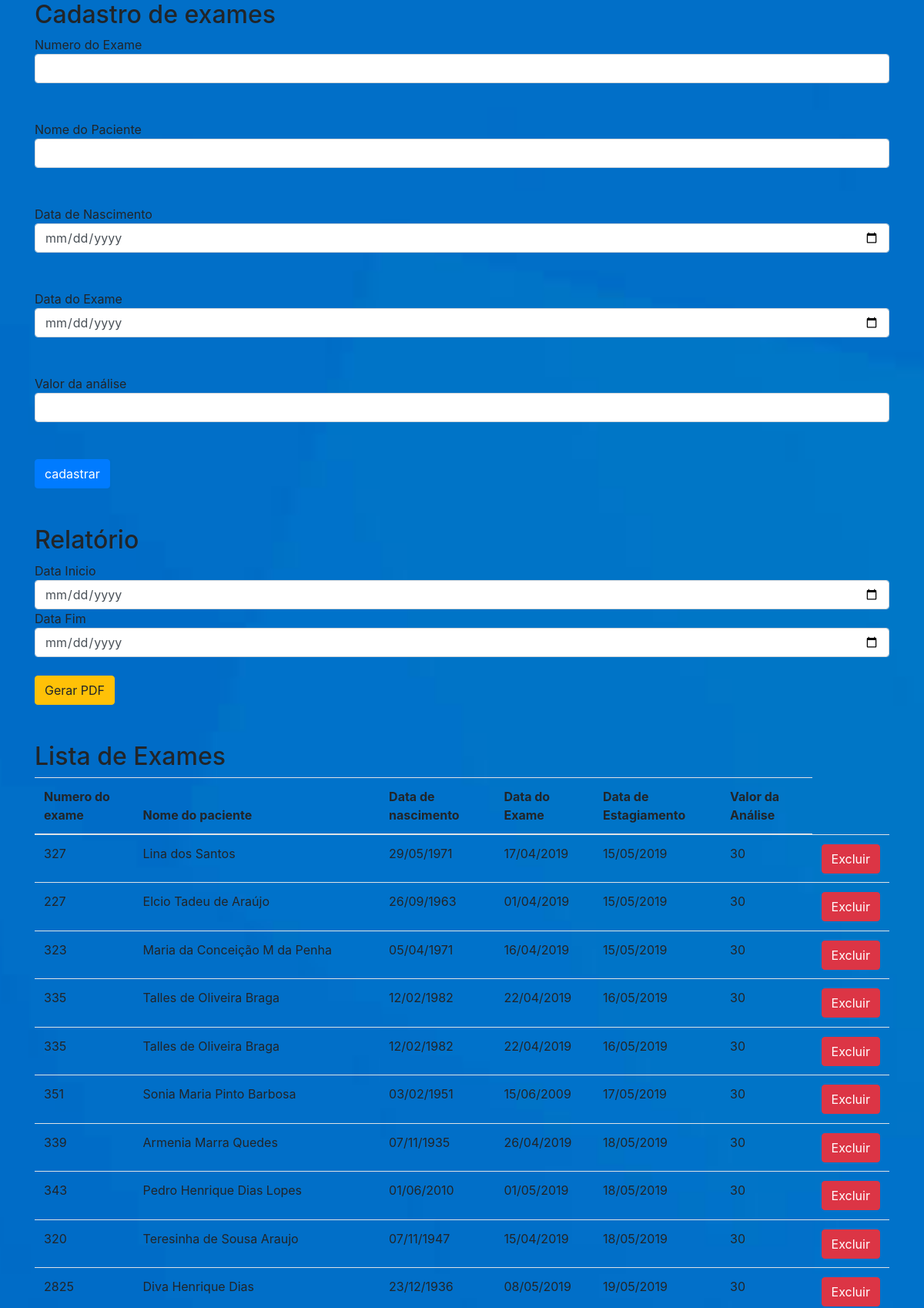
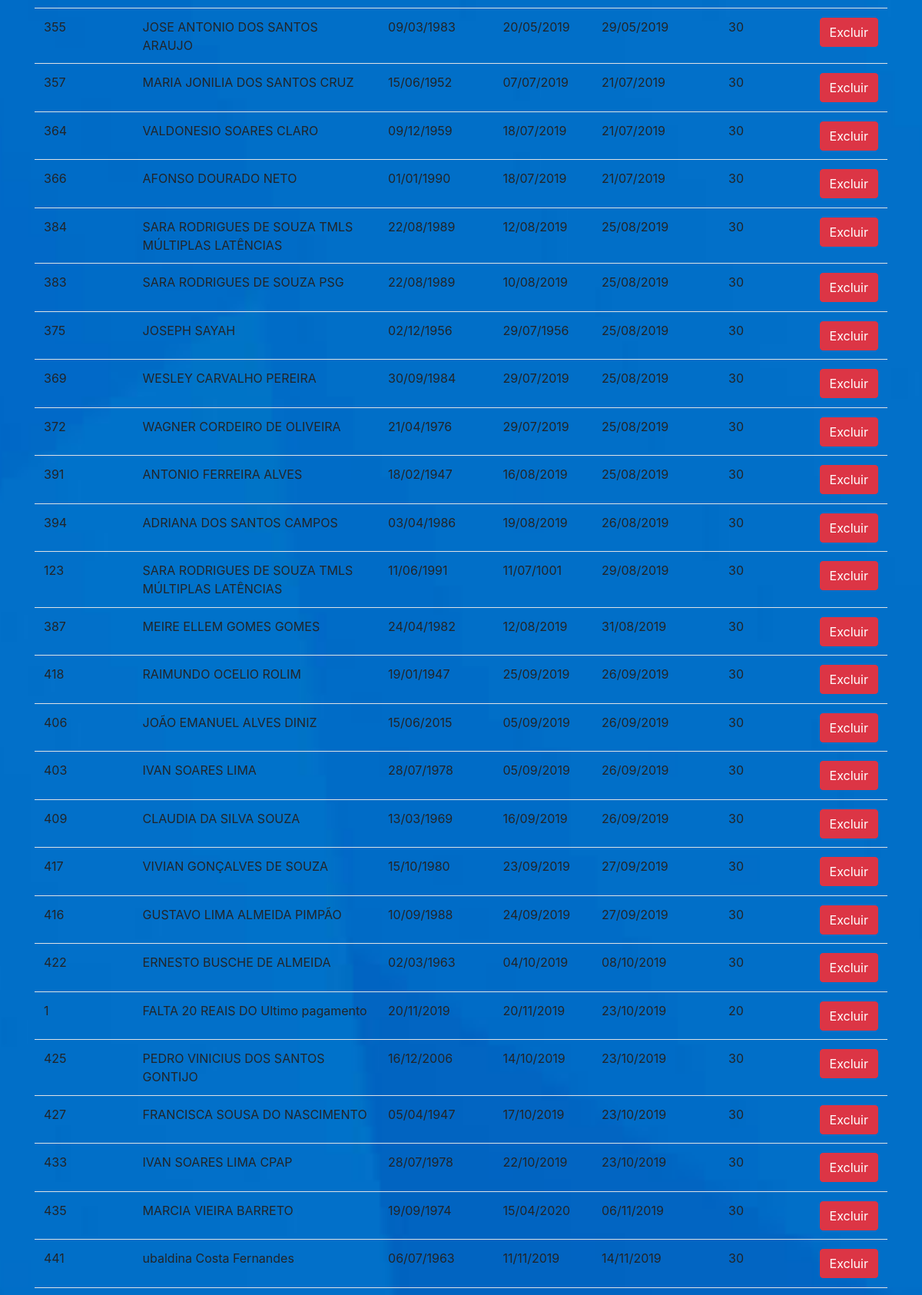
The page / (upper part) on the database its author committed (2 pictures, top to bottom).
### tables this page shows
CREATE TABLE `dados` (
  `id_dado` int(11) NOT NULL,
  `numero_exame` int(11) DEFAULT NULL,
  `nome_paciente` varchar(255) DEFAULT NULL,
  `data_nascimento` varchar(255) DEFAULT NULL,
  `data_exame` varchar(255) DEFAULT NULL,
  `data_estagiamento` varchar(255) DEFAULT NULL,
  `valor_analise` double DEFAULT NULL
);

### crud/listar.php (called while the page is built)
<?php include("conn/connection.php");?>
<?php
	$query = "select * from dados;";
	$query = mysqli_query($conn, $query);
	while($row = mysqli_fetch_assoc($query)){
		$lista [] = $row;
	}
?>

### index.php (the view, shortened to what this page needs)
<?php include("crud/listar.php"); ?>
<!DOCTYPE html>
<html>
<head>
	<link rel="stylesheet" href="css/style.css">
	<link rel="stylesheet" href="https://maxcdn.bootstrapcdn.com/bootstrap/4.3.1/css/bootstrap.min.css">
</head>
<body class="container">
	<h2>Cadastro de exames</h2>
	<form  action="crud/cadastrar.php" method="GET" accept-charset="utf-8">
		Numero do Exame<input class="form-control"  type="number" required name="numero_exame"><br><br>
		Nome do Paciente<input class="form-control" type="text" required name="nome_paciente"><br><br>
		Data de Nascimento<input class="form-control" type="date" required name="data_nascimento"><br><br>
		Data do Exame <input class="form-control" type="date" required name="data_exame"><br><br>
		Valor da análise <input class="form-control valor_analise" type="text" required name="valor_analise"><br><br>
		<input type="submit" class="btn btn-primary"  value="cadastrar">
	</form>
	<br><br>
	<h2>Relatório</h2>
	<form action="crud/listar_pdf.php" method="get" accept-charset="utf-8">
		Data Inicio<input class="form-control" required type="date" name="data_inicio">
		Data Fim <input class="form-control" required type="date" name="data_fim"><br>
		<input type="submit" class="btn btn-warning" value="Gerar PDF">
	</form>
	<br><br>
	<?php if(@$lista != null){ ?>
	<h2>Lista de Exames</h2>
		<table class="table">
			<thead>
				<tr>
				   <th>Numero do exame</th>
				   <th>Nome do paciente</th>
				   <th>Data de nascimento</th>
				   <th>Data do Exame</th>
				   <th>Data de Estagiamento</th>
				   <th>Valor da Análise</th>
				</tr>
			</thead>
			<tbody>
				<?php foreach ($lista as $key => $reg) {?>
					<tr>
						<tr>
						    <td><?php echo $reg['numero_exame']?></td>
						    <td><?php echo $reg['nome_paciente']?></td>
						    <td><?php echo date('d/m/Y', strtotime($reg['data_nascimento']))?></td>
						    <td><?php echo date('d/m/Y', strtotime($reg['data_exame']))?></td>
						    <td><?php echo date('d/m/Y', strtotime($reg['data_estagiamento']))?></td>
						    <td><?php echo $reg['valor_analise']?></td>
						    <td>
						    	<input type="submit" class="btn btn-danger" onclick="aviso(<?php echo $reg['id_dado'];?>)"; value="Excluir">
						    </td>
						</tr>
					</tr>
				<?php }?>
			</tbody>
		</table>
	<?php }?>
</body>
</html>

### css/style.css (style rules this page uses)
body { background-image: url("../imagens/background.jpg"); background-size: cover; background-repeat:no-repeat; background-attachment: fixed; background-position: center; }

### rows shown on the page
dados: numero_exame "327", nome_paciente "Lina dos Santos", data_nascimento "29/05/1971", data_exame "17/04/2019", data_estagiamento "15/05/2019", valor_analise "30"
dados: numero_exame "227", nome_paciente "Elcio Tadeu de Araújo", data_nascimento "26/09/1963", data_exame "01/04/2019", data_estagiamento "15/05/2019", valor_analise "30"
dados: numero_exame "323", nome_paciente "Maria da Conceição M da Penha", data_nascimento "05/04/1971", data_exame "16/04/2019", data_estagiamento "15/05/2019", valor_analise "30"
dados: numero_exame "335", nome_paciente "Talles de Oliveira Braga", data_nascimento "12/02/1982", data_exame "22/04/2019", data_estagiamento "16/05/2019", valor_analise "30"
dados: numero_exame "335", nome_paciente "Talles de Oliveira Braga", data_nascimento "12/02/1982", data_exame "22/04/2019", data_estagiamento "16/05/2019", valor_analise "30"
dados: numero_exame "351", nome_paciente "Sonia Maria Pinto Barbosa", data_nascimento "03/02/1951", data_exame "15/06/2009", data_estagiamento "17/05/2019", valor_analise "30"
dados: numero_exame "339", nome_paciente "Armenia Marra Quedes", data_nascimento "07/11/1935", data_exame "26/04/2019", data_estagiamento "18/05/2019", valor_analise "30"
dados: numero_exame "343", nome_paciente "Pedro Henrique Dias Lopes", data_nascimento "01/06/2010", data_exame "01/05/2019", data_estagiamento "18/05/2019", valor_analise "30"
dados: numero_exame "320", nome_paciente "Teresinha de Sousa Araujo", data_nascimento "07/11/1947", data_exame "15/04/2019", data_estagiamento "18/05/2019", valor_analise "30"
dados: numero_exame "2825", nome_paciente "Diva Henrique Dias", data_nascimento "23/12/1936", data_exame "08/05/2019", data_estagiamento "19/05/2019", valor_analise "30"
dados: numero_exame "355", nome_paciente "JOSE ANTONIO DOS SANTOS ARAUJO", data_nascimento "09/03/1983", data_exame "20/05/2019", data_estagiamento "29/05/2019", valor_analise "30"
dados: numero_exame "357", nome_paciente "MARIA JONILIA DOS SANTOS CRUZ", data_nascimento "15/06/1952", data_exame "07/07/2019", data_estagiamento "21/07/2019", valor_analise "30"
dados: numero_exame "364", nome_paciente "VALDONESIO SOARES CLARO", data_nascimento "09/12/1959", data_exame "18/07/2019", data_estagiamento "21/07/2019", valor_analise "30"
dados: numero_exame "366", nome_paciente "AFONSO DOURADO NETO", data_nascimento "01/01/1990", data_exame "18/07/2019", data_estagiamento "21/07/2019", valor_analise "30"
dados: numero_exame "384", nome_paciente "SARA RODRIGUES DE SOUZA TMLS MÚLTIPLAS LATÊNCIAS", data_nascimento "22/08/1989", data_exame "12/08/2019", data_estagiamento "25/08/2019", valor_analise "30"
dados: numero_exame "383", nome_paciente "SARA RODRIGUES DE SOUZA PSG", data_nascimento "22/08/1989", data_exame "10/08/2019", data_estagiamento "25/08/2019", valor_analise "30"
dados: numero_exame "375", nome_paciente "JOSEPH SAYAH", data_nascimento "02/12/1956", data_exame "29/07/1956", data_estagiamento "25/08/2019", valor_analise "30"
dados: numero_exame "369", nome_paciente "WESLEY CARVALHO PEREIRA", data_nascimento "30/09/1984", data_exame "29/07/2019", data_estagiamento "25/08/2019", valor_analise "30"
dados: numero_exame "372", nome_paciente "WAGNER CORDEIRO DE OLIVEIRA", data_nascimento "21/04/1976", data_exame "29/07/2019", data_estagiamento "25/08/2019", valor_analise "30"
dados: numero_exame "391", nome_paciente "ANTONIO FERREIRA ALVES", data_nascimento "18/02/1947", data_exame "16/08/2019", data_estagiamento "25/08/2019", valor_analise "30"
dados: numero_exame "394", nome_paciente "ADRIANA DOS SANTOS CAMPOS", data_nascimento "03/04/1986", data_exame "19/08/2019", data_estagiamento "26/08/2019", valor_analise "30"
dados: numero_exame "123", nome_paciente "SARA RODRIGUES DE SOUZA TMLS MÚLTIPLAS LATÊNCIAS", data_nascimento "11/06/1991", data_exame "11/07/1001", data_estagiamento "29/08/2019", valor_analise "30"
dados: numero_exame "387", nome_paciente "MEIRE ELLEM GOMES GOMES", data_nascimento "24/04/1982", data_exame "12/08/2019", data_estagiamento "31/08/2019", valor_analise "30"
dados: numero_exame "418", nome_paciente "RAIMUNDO OCELIO ROLIM", data_nascimento "19/01/1947", data_exame "25/09/2019", data_estagiamento "26/09/2019", valor_analise "30"
dados: numero_exame "406", nome_paciente "JOÃO EMANUEL ALVES DINIZ", data_nascimento "15/06/2015", data_exame "05/09/2019", data_estagiamento "26/09/2019", valor_analise "30"
dados: numero_exame "403", nome_paciente "IVAN SOARES LIMA", data_nascimento "28/07/1978", data_exame "05/09/2019", data_estagiamento "26/09/2019", valor_analise "30"
dados: numero_exame "409", nome_paciente "CLAUDIA DA SILVA SOUZA", data_nascimento "13/03/1969", data_exame "16/09/2019", data_estagiamento "26/09/2019", valor_analise "30"
dados: numero_exame "417", nome_paciente "VIVIAN GONÇALVES DE SOUZA", data_nascimento "15/10/1980", data_exame "23/09/2019", data_estagiamento "27/09/2019", valor_analise "30"
dados: numero_exame "416", nome_paciente "GUSTAVO LIMA ALMEIDA PIMPÃO", data_nascimento "10/09/1988", data_exame "24/09/2019", data_estagiamento "27/09/2019", valor_analise "30"
dados: numero_exame "422", nome_paciente "ERNESTO BUSCHE DE ALMEIDA", data_nascimento "02/03/1963", data_exame "04/10/2019", data_estagiamento "08/10/2019", valor_analise "30"
dados: numero_exame "1", nome_paciente "FALTA 20 REAIS DO Ultimo pagamento", data_nascimento "20/11/2019", data_exame "20/11/2019", data_estagiamento "23/10/2019", valor_analise "20"
dados: numero_exame "425", nome_paciente "PEDRO VINICIUS DOS SANTOS GONTIJO", data_nascimento "16/12/2006", data_exame "14/10/2019", data_estagiamento "23/10/2019", valor_analise "30"
dados: numero_exame "427", nome_paciente "FRANCISCA SOUSA DO NASCIMENTO", data_nascimento "05/04/1947", data_exame "17/10/2019", data_estagiamento "23/10/2019", valor_analise "30"
dados: numero_exame "433", nome_paciente "IVAN SOARES LIMA CPAP", data_nascimento "28/07/1978", data_exame "22/10/2019", data_estagiamento "23/10/2019", valor_analise "30"
dados: numero_exame "435", nome_paciente "MARCIA VIEIRA BARRETO", data_nascimento "19/09/1974", data_exame "15/04/2020", data_estagiamento "06/11/2019", valor_analise "30"
dados: numero_exame "441", nome_paciente "ubaldina Costa Fernandes", data_nascimento "06/07/1963", data_exame "11/11/2019", data_estagiamento "14/11/2019", valor_analise "30"
